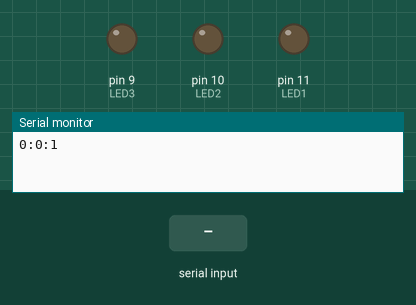
The sketch below on a simulated Arduino Uno, built with avr-gcc and run on an emulated ATmega328P. On the bench: output pins drawn as LEDs (lit = HIGH), the last lines printed to the serial monitor. Dashed ring = blinking. The inputs (shaded band) are chosen by the test bench.

Above: at 1.2 s.
1.3 s: "R" received over Serial
At 3.8 s:
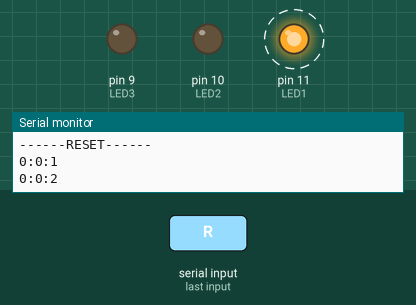
At 5.8 s:
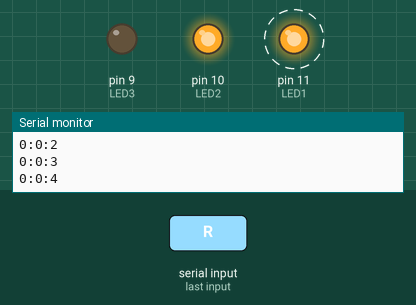
Timing chart, 0 to 16.3 s (numbered marks = the images above; inputs shaded):
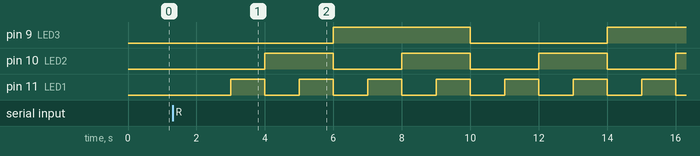

Measured:
- by itself, pin 10 (LED2): alternates HIGH for 2.0 s and LOW for 2.0 s
- by itself, pin 11 (LED1): alternates HIGH for 1.0 s and LOW for 1.0 s

The sketch:

interrupt_timer_bin.ino
```cpp
#include <MsTimer2.h>

int LED1 = 11;
int LED2 = 10;
int LED3 = 9;
int status = 0;
int second = 0;
int cur = 0;

void setup() {
  Serial.begin(9600);
  pinMode(LED1, OUTPUT);
  pinMode(LED2, OUTPUT);
  pinMode(LED3, OUTPUT);
  MsTimer2::set(1000, TIMER);
  MsTimer2::start();  //이 줄은 마지막에 쓰는 것이 좋다
}

void TIMER() {
  displayBin();
  second ++;
}

void loop() {
   //put your main code here, to run repeatedly:
  if(Serial.read() == 'R') {
    Serial.println("------RESET------");
    second = cur = 0;
  }
  if(second != cur) {
    Serial.print(second / 3600);
    Serial.print(":");
    Serial.print(second / 60 - ((second / 3600) * 60));
    Serial.print(":");
    Serial.println(second % 60);
    cur ++;
  }
}

void displayBin() {
  if(second & 4)
    digitalWrite(LED3, HIGH);
  else
    digitalWrite(LED3, LOW);

  if(second & 2)
    digitalWrite(LED2, HIGH);
  else
    digitalWrite(LED2, LOW);

  if(second & 1)
    digitalWrite(LED1, HIGH);
  else
    digitalWrite(LED1, LOW);
}
```
